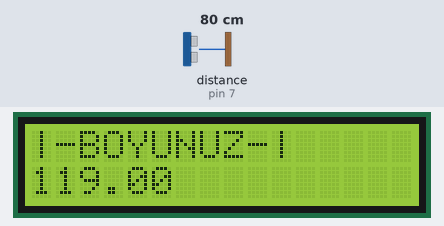
The sketch below on a simulated Arduino Uno, built with avr-gcc and run on an emulated ATmega328P. Shown: 16×2 character LCD. The inputs (shaded band) are chosen by the test bench; at power-on: distance to the obstacle (sensor on pin 7) 80 cm. The echo pulse lasts 58.3 µs per cm.

Above: at 1.2 s.
1.3 s: distance to the obstacle (sensor on pin 7) set to 2 cm
At 1.65 s:
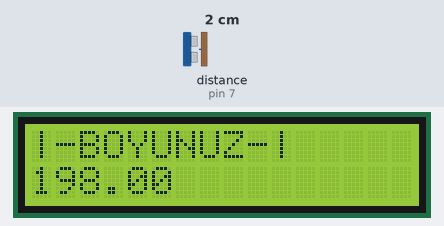
4.2 s: distance to the obstacle (sensor on pin 7) set to 18 cm
At 4.53 s:
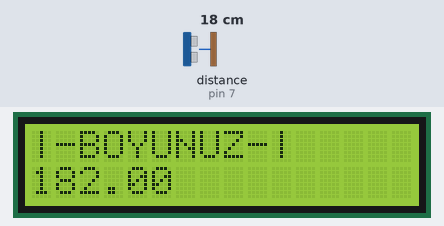
7.2 s: distance to the obstacle (sensor on pin 7) set to 4 cm
At 7.64 s:
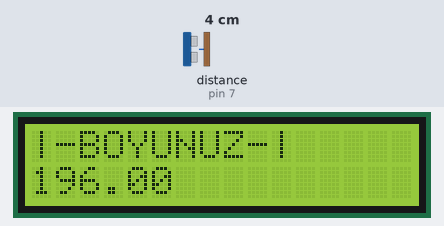
8.9 s: distance to the obstacle (sensor on pin 7) set to 60 cm
At 9.2 s:
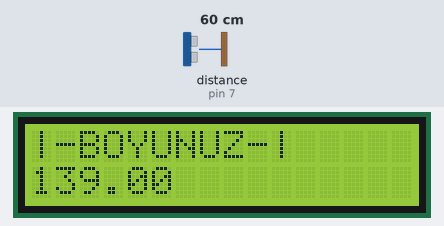
Timing chart, 0 to 11.9 s (numbered marks = the images above; inputs shaded):
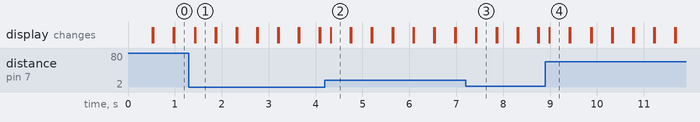

Measured:
- after the input at 1.3 s, the display: first differs from a run without the input after 0.14 s (image 1)
- after the input at 4.2 s, the display: changes after 0.12 s (image 2)
- after the input at 7.2 s, the display: first differs from a run without the input after 0.23 s (image 3)
- after the input at 8.9 s, the display: changes after 0.09 s (image 4)
- what the display in image 1 shows lasts 0.5 s, from 1.4 s to 1.9 s

The sketch:

sketch_may01a.ino
```cpp
//ER3N

#include "NewPing.h"
#include <LiquidCrystal_I2C.h>
#define ECHO_PIN 7
#define TRIG_PIN 6
#define MAX_UZAKLIK 400

NewPing sonar(TRIG_PIN, ECHO_PIN, MAX_UZAKLIK);
LiquidCrystal_I2C lcd(0x27,16,2);

float mesafe,boy;

void setup() {
  lcd.init();
  lcd.backlight();
}

void loop() {
  mesafe = sonar.ping_cm();
  boy = 200 - mesafe;
  lcd.setCursor(0,0);
  lcd.print("|-BOYUNUZ-|");
  lcd.setCursor(0,1);
  lcd.print(boy);
  delay(200);
  lcd.clear();
}
```
